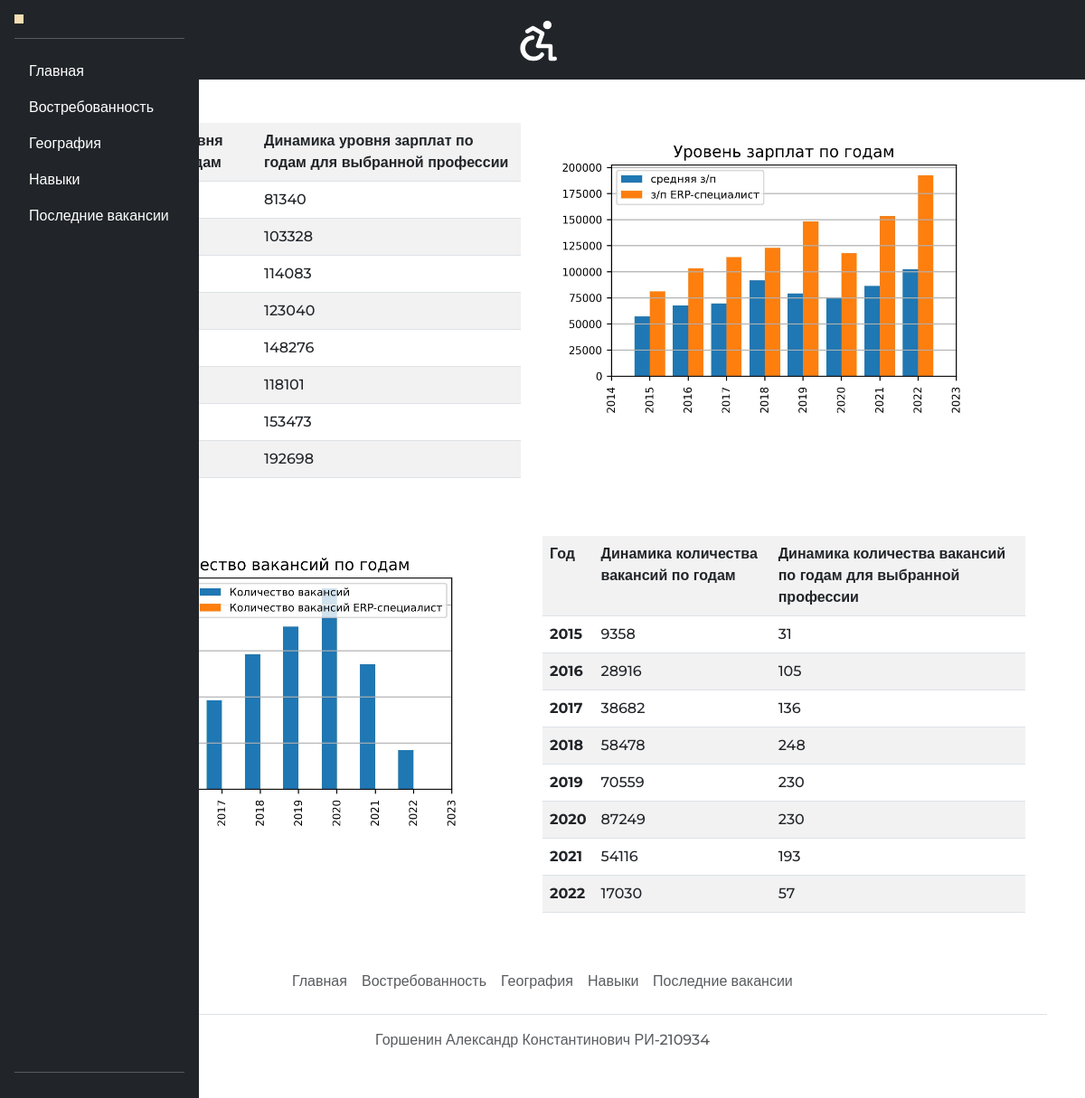
/demands, run on the app's committed database.
### main/models.py (models this page shows)
class ByYearStatistic(models.Model):
    year = models.IntegerField('Год')
    salary_by_year = models.IntegerField('Динамика уровня зарплат по годам')
    count_by_year = models.IntegerField('Динамика количества вакансий по годам')
    vac_salary_by_year = models.IntegerField('Динамика уровня зарплат по годам для выбранной профессии')
    vac_count_by_year = models.IntegerField('Динамика количества вакансий по годам для выбранной профессии')

class Images(models.Model):
    year_salary = models.FileField('Динамика уровня зарплат по годам')
    year_count = models.FileField('Динамика количества вакансий по годам')
    city_salary = models.FileField('Динамика зарплат по городам')
    city_part = models.FileField('Доля ваканский по городам')
    year_skills = models.FileField('Топ-10 навыков по годам')

### main/views.py (the view)
# urls.py: path('demands', views.demands, name='demands'),
def demands(req):
    data = ByYearStatistic.objects.all()
    images = Images.objects.get()
    return render(req, 'main/demands.html', {'data': data, 'images': images})

### main/templates/main/demands.html (shortened to what this page needs)
{% extends 'main/base.html' %}
{% block content %}
    <div class="row mt-5">
        <div class="row row-cols-2 justify-content-between">
            <div class="col">
                <table class="table table-striped">
                    <tr>
                        <th>Год</th>
                        <th>Динамика уровня зарплат по годам</th>
                        <th>Динамика уровня зарплат по годам для выбранной профессии</th>
                    </tr>
                    {% for row in data %}
                        <tr>
                            <th>{{ row.year }}</th>
                            <td>{{ row.salary_by_year }}</td>
                            <td>{{ row.vac_salary_by_year }}</td>
                        </tr>
                    {% endfor %}
                </table>
            </div>
            <div class="col">
                <img src="{{images.year_salary.url}}" style="width:100%">
            </div>
        </div>
        <div class="row row-cols-2 mt-5">
            <div class="col order-5">
                <table class="table table-striped">
                    <tr>
                        <th>Год</th>
                        <th>Динамика количества вакансий по годам</th>
                        <th>Динамика количества вакансий по годам для выбранной профессии</th>
                    </tr>
                    {% for row in data %}
                        <tr>
                            <th>{{ row.year }}</th>
                            <td>{{ row.count_by_year }}</td>
                            <td>{{ row.vac_count_by_year }}</td>
                        </tr>
                    {% endfor %}
                </table>
            </div>
            <div class="col">
                <img src="{{images.year_count.url}}" style="width:100%">
            </div>
        </div>
    </div>
{% endblock %}

### main/templates/main/base.html (shortened to what this page needs)
<!DOCTYPE html>
<html lang="ru">
<head>
    {% load static %}
    <link rel="stylesheet" href="https://cdn.jsdelivr.net/npm/bootstrap@5.3.0-alpha1/dist/css/bootstrap.min.css">
    <link href="{% static 'main/css/hover-min.css' %}" rel="stylesheet" media="all">
    <link rel="stylesheet" href="{% static 'main/css/style.css' %}">
</head>
<body>
    <header id="header" class="p-3 text-bg-dark">
        <div class="container">
            <div class="d-flex flex-wrap align-items-center justify-content-center justify-content-lg-start">
                <a href="/" class="d-flex col-12 mb-2 justify-content-center mb-md-0 text-white text-decoration-none">
                </a>
            </div>
        </div>
    </header>
    <div class="fixed-top d-flex flex-column p-3 text-bg-dark" style="width: 220px; height: 100%;">
        <div class="side__to-top">
        </div>
        <hr>
        <ul class="nav nav-pills flex-column mb-auto">
            <li><a href="{% url 'index' %}" class="nav-link text-white hvr-forward">Главная</a></li>
            <li><a href="{% url 'demands' %}" class="nav-link text-white hvr-forward">Востребованность</a></li>
            <li><a href="{% url 'geography' %}" class="nav-link text-white hvr-forward">География</a></li>
            <li><a href="{% url 'skills' %}" class="nav-link text-white hvr-forward">Навыки</a></li>
            <li><a href="{% url 'latest' %}" class="nav-link text-white hvr-forward">Последние вакансии</a></li>
        </ul>
        <hr>
    </div>
    <div class="container">
        {% block content %}{% endblock %}
    </div>
    <div class="container">
        <footer class="py-3 my-4">
            <ul class="nav justify-content-center border-bottom pb-3 mb-3">
                <li class="nav-item"><a href="{% url 'index' %}" class="nav-link px-2 text-muted hvr-float">Главная</a></li>
                <li class="nav-item"><a href="{% url 'demands' %}" class="nav-link px-2 text-muted hvr-float">Востребованность</a></li>
                <li class="nav-item"><a href="{% url 'geography' %}" class="nav-link px-2 text-muted hvr-float">География</a></li>
                <li class="nav-item"><a href="{% url 'skills' %}" class="nav-link px-2 text-muted hvr-float">Навыки</a></li>
                <li class="nav-item"><a href="{% url 'latest' %}" class="nav-link px-2 text-muted hvr-float">Последние вакансии</a></li>
            </ul>
            <p class="text-center text-muted">Горшенин Александр Константинович РИ-210934</p>
        </footer>
    </div>
</body>
</html>

### main/static/main/css/style.css (style rules this page uses)
body { font-family: 'Montserrat', sans-serif; font-weight: 500; }
.side__to-top { display: block; width: 10px; height: 10px; background-color: wheat; }

### data on the page
ByYearStatistic: vac_salary_by_year "81340", year "2015", count_by_year "9358", vac_count_by_year "31"
ByYearStatistic: vac_salary_by_year "103328", year "2016", count_by_year "28916", vac_count_by_year "105"
ByYearStatistic: vac_salary_by_year "114083", year "2017", count_by_year "38682", vac_count_by_year "136"
ByYearStatistic: vac_salary_by_year "123040", year "2018", count_by_year "58478", vac_count_by_year "248"
ByYearStatistic: vac_salary_by_year "148276", year "2019", count_by_year "70559", vac_count_by_year "230"
ByYearStatistic: vac_salary_by_year "118101", year "2020", count_by_year "87249", vac_count_by_year "230"
ByYearStatistic: vac_salary_by_year "153473", year "2021", count_by_year "54116", vac_count_by_year "193"
ByYearStatistic: vac_salary_by_year "192698", year "2022", count_by_year "17030", vac_count_by_year "57"
Images: year_salary (picture), year_count (picture)
